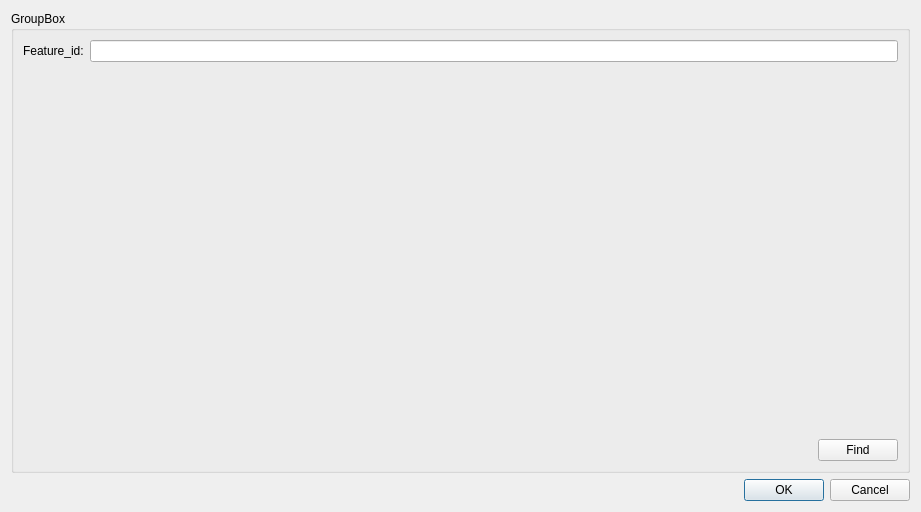
<?xml version="1.0" encoding="UTF-8"?>
<ui version="4.0">
 <class>Dialog</class>
 <widget class="QDialog" name="Dialog">
  <property name="geometry">
   <rect>
    <x>0</x>
    <y>0</y>
    <width>921</width>
    <height>512</height>
   </rect>
  </property>
  <property name="windowTitle">
   <string>Dialog</string>
  </property>
  <layout class="QGridLayout" name="gridLayout_2">
   <item row="1" column="0">
    <widget class="QDialogButtonBox" name="buttonBox">
     <property name="orientation">
      <enum>Qt::Horizontal</enum>
     </property>
     <property name="standardButtons">
      <set>QDialogButtonBox::Cancel|QDialogButtonBox::Ok</set>
     </property>
    </widget>
   </item>
   <item row="0" column="0">
    <widget class="QGroupBox" name="groupBox">
     <property name="title">
      <string>GroupBox</string>
     </property>
     <layout class="QVBoxLayout" name="verticalLayout">
      <item>
       <layout class="QHBoxLayout" name="horizontalLayout">
        <item>
         <widget class="QLabel" name="label">
          <property name="text">
           <string>Feature_id:</string>
          </property>
         </widget>
        </item>
        <item>
         <widget class="QLineEdit" name="lineEdit"/>
        </item>
       </layout>
      </item>
      <item>
       <spacer name="verticalSpacer">
        <property name="orientation">
         <enum>Qt::Vertical</enum>
        </property>
        <property name="sizeType">
         <enum>QSizePolicy::Expanding</enum>
        </property>
        <property name="sizeHint" stdset="0">
         <size>
          <width>20</width>
          <height>40</height>
         </size>
        </property>
       </spacer>
      </item>
      <item>
       <layout class="QHBoxLayout" name="horizontalLayout_2">
        <item>
         <spacer name="horizontalSpacer_2">
          <property name="orientation">
           <enum>Qt::Horizontal</enum>
          </property>
          <property name="sizeHint" stdset="0">
           <size>
            <width>40</width>
            <height>20</height>
           </size>
          </property>
         </spacer>
        </item>
        <item>
         <widget class="QPushButton" name="pushButton">
          <property name="text">
           <string>Find</string>
          </property>
         </widget>
        </item>
       </layout>
      </item>
     </layout>
    </widget>
   </item>
  </layout>
 </widget>
 <resources/>
 <connections>
  <connection>
   <sender>buttonBox</sender>
   <signal>accepted()</signal>
   <receiver>Dialog</receiver>
   <slot>accept()</slot>
   <hints>
    <hint type="sourcelabel">
     <x>248</x>
     <y>254</y>
    </hint>
    <hint type="destinationlabel">
     <x>157</x>
     <y>274</y>
    </hint>
   </hints>
  </connection>
  <connection>
   <sender>buttonBox</sender>
   <signal>rejected()</signal>
   <receiver>Dialog</receiver>
   <slot>reject()</slot>
   <hints>
    <hint type="sourcelabel">
     <x>316</x>
     <y>260</y>
    </hint>
    <hint type="destinationlabel">
     <x>286</x>
     <y>274</y>
    </hint>
   </hints>
  </connection>
 </connections>
</ui>
